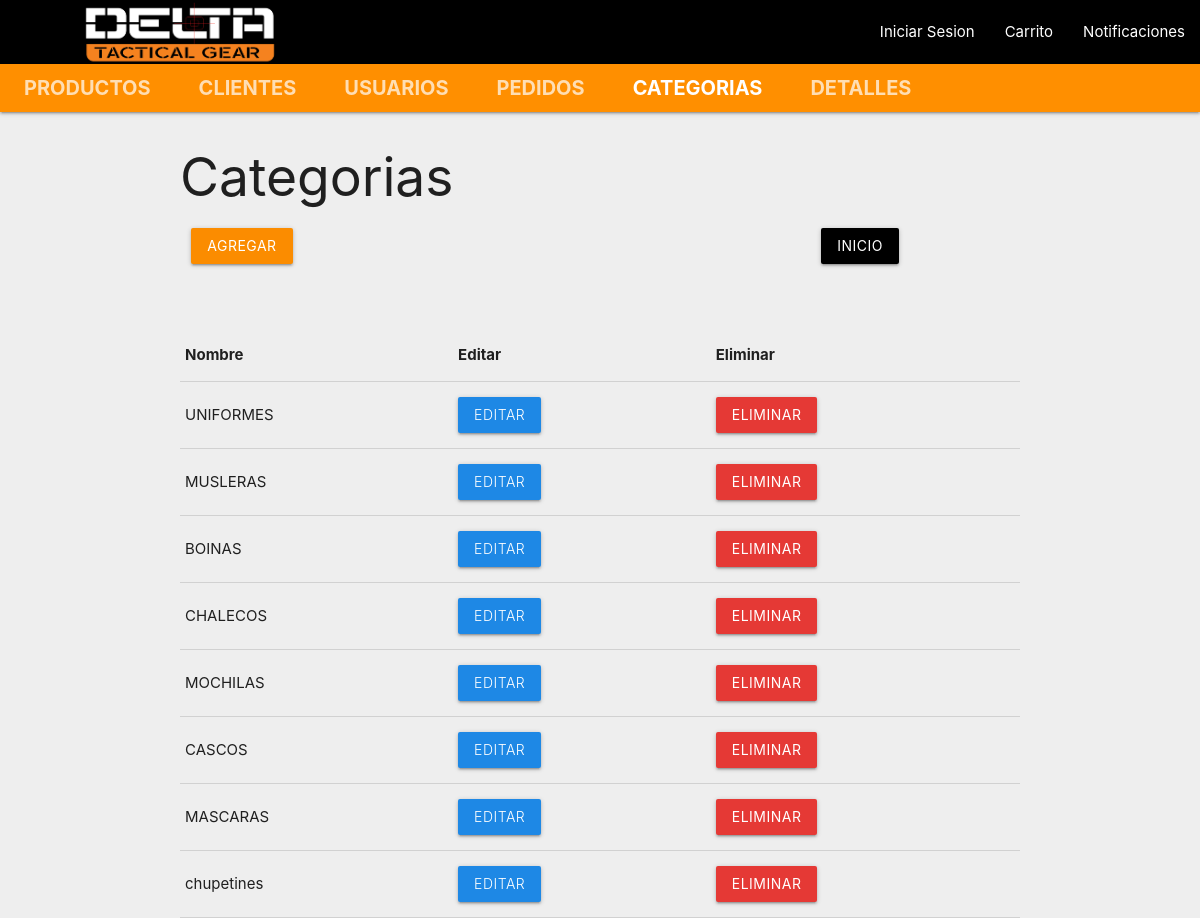
The page /views/categoria/categoria.php on the database its author committed.
### tables this page shows
CREATE TABLE `categorias` (
  `id` int(11) NOT NULL,
  `nombre` varchar(100) NOT NULL
);

### model/categoria_model.php (called while the page is built, shortened)
<?php
class Categoria_model
{
    private $nombre;
    function __construct($nombre)
    {
        $this->nombre = $nombre;
    }
    public function getNombre()
    {
        return $this->nombre;
    }
    public static function getAll()
    {
        $conn = getConnection();
        $lista = array();
        $sql = "SELECT * FROM categorias";
        $resultado = $conn->query($sql);
        while ($fila = mysqli_fetch_array($resultado)) {
            $o = new Categoria_model(
                $fila['nombre']
            );
            $o->id = $fila['id'];
            array_push($lista, $o);
        }
        return $lista;
    }
}

### views/categoria/categoria.php (the view, shortened to what this page needs)
<?php
include_once __DIR__. '../../../model/categoria_model.php';
?>
<!DOCTYPE html>
<html lang="en">
<head>
    <link rel="stylesheet" href="../../assets/css/materialize.min.css">
</head>
<body class="grey lighten-3">
<nav class="nav-extended black">
    <div class="nav-wrapper">
  <a href="/dtg_mvc/index.php" class="brand-logo"><img class="responsive-img" src="../../assets/img/delta.png" width="250" style="margin-left:55px;"></a>
      <ul id="nav-mobile" class="right hide-on-med-and-down">
        <li><a href="sass.html">Iniciar Sesion</a></li>
        <li><a href="badges.html">Carrito</a></li>
        <li><a href="collapsible.html">Notificaciones</a></li>
      </ul>
    </div>
    <div class="nav-content amber darken-3">
      <ul class="tabs tabs-transparent">
        <li class="tab"><a style="font-size:20px" href="../../views/productos/producto.php"><b>Productos</b></a></li>
        <li class="tab"><a style="font-size:20px" href="../../views/clientes/clientes.php"><b>Clientes</b></a></li>
        <li class="tab"><a style="font-size:20px" href="../../views/usuarios/usuarios.php"><b>Usuarios</b></a></li>
        <li class="tab"><a style="font-size:20px" href="../../views/pedidos/pedidos.php"><b>Pedidos</b></a></li>
        <li class="tab"><a style="font-size:20px" class="active" href="../../views/categoria/categoria.php"><b>Categorias</b></a></li>
        <li class="tab"><a style="font-size:20px" href="../../views/detalle_pedido/detalle_pedido.php"><b>Detalles</b></a></li>
      </ul>
    </div>
  </nav>
    <div class="container">
    <h2>Categorias</h2>
    <div class="row">
    <div class="col s12 m6 50"><a href="/dtg_mvc/views/categoria/categoria_nuevo.php" class ="waves-effect waves-light btn  orange darken-1">AGREGAR</a></div>
    <div class="col s3 offset-s3"><a href="/dtg_mvc/index.php" class ="waves-effect waves-light btn  black darken-1" >INICIO</a></div>
    </div>
    <br/>
    <br/>
    <div class="table-responsive">
        <table class="table">
            <thead>
                <tr class="table-primary">
                        <th>Nombre</th>
                        <th>Editar</th>
                        <th>Eliminar</th>
                </tr>
            </thead>
            <tbody>
                <?php
                $lista =Categoria_model::getAll();
                for($i=0;count($lista)>$i;$i++){
                ?>
                <div>
                <tr>
                    <td class=""><?php echo $lista[$i]->getNombre() ?></td>
                    <td><a class="waves-effect waves-light btn  light blue darken-1" href='/dtg_mvc/views/categoria/categoria_modifica.php?id=<?php echo $lista[$i]->id ?>'>Editar</a></td>
                    <td><a class="waves-effect waves-light btn  red darken-1" href='/dtg_mvc/views/categoria/categoria_elimina.php?id=<?php echo $lista[$i]->id ?>'>Eliminar</a></td>
                </tr>
                </div>
                <?php  } ?>
            </tbody>
        </table>
    </div>
                </div>
</body>
</html>

### rows shown on the page
categorias: nombre "UNIFORMES"
categorias: nombre "MUSLERAS"
categorias: nombre "BOINAS"
categorias: nombre "CHALECOS"
categorias: nombre "MOCHILAS"
categorias: nombre "CASCOS"
categorias: nombre "MASCARAS"
categorias: nombre "chupetines"
